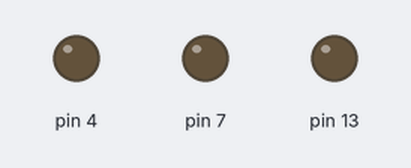
Recording of a sketch running on a simulated Arduino Uno, built with avr-gcc and run on an emulated ATmega328P. On the bench: output pins drawn as LEDs (lit = HIGH).

Above: at 0.3 s.
At 3.05 s:
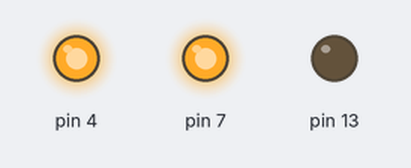
At 6.05 s:
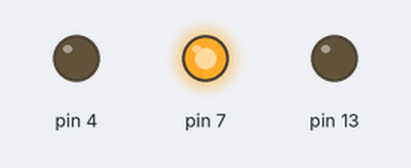
At 11.45 s:
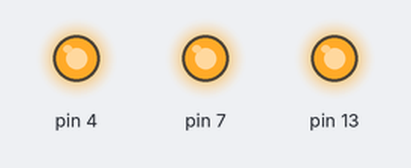
Timing chart, 0 to 11.8 s (numbered marks = the images above):
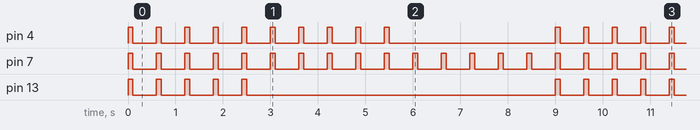

Measured:
- by itself, pin 4: repeats every 9.0 s: 9 × (LOW 0.50 s, HIGH 0.10 s), LOW 3.5 s, HIGH 0.10 s
- by itself, pin 7: alternates HIGH for 0.10 s and LOW for 0.50 s
- by itself, pin 13: repeats every 9.0 s: 4 × (LOW 0.50 s, HIGH 0.10 s), LOW 6.5 s, HIGH 0.10 s

The sketch:

BareMinimum_LED.ino
```cpp
  int ii = 0;

void setup() {
  // put your setup code here, to run once:
  pinMode(13,OUTPUT);
  pinMode(4,OUTPUT);
  pinMode(7,OUTPUT);
}

void loop() {
  // put your main code here, to run repeatedly:

  /*digitalWrite(13,HIGH);
  delay(100);
  digitalWrite(13,LOW);
  delay(500);
  digitalWrite(4,HIGH);
  delay(100);
  digitalWrite(4,LOW);
  delay(500);
  digitalWrite(7,HIGH);
  delay(100);
  digitalWrite(7,LOW);
  delay(500);*/
  /*for(int ii = 0; ii <  5; ii++){
    digitalWrite(13,HIGH);
    delay(100);
    digitalWrite(13,LOW);
    delay(500);
  }
  for(int ii = 0; ii < 10; ii++){
    digitalWrite(4,HIGH);
    delay(100);
    digitalWrite(4,LOW);
    delay(500);
  }
  for(int ii = 0; ii < 15; ii++){
    digitalWrite(7,HIGH);
    delay(100);
    digitalWrite(7,LOW);
    delay(500);
  }*/
  /*for(int ii = 0; ii < 5; ii++){
    digitalWrite(13,HIGH);
    digitalWrite(4,HIGH);
    digitalWrite(7,HIGH);
    delay(100);
    digitalWrite(13,LOW);
    digitalWrite(4,LOW);
    digitalWrite(7,LOW);
    delay(500);
  }
  for(int ii = 0; ii < 5; ii++){
    digitalWrite(4,HIGH);
    digitalWrite(7,HIGH);
    delay(100);
    digitalWrite(4,LOW);
    digitalWrite(7,LOW);
    delay(500);
  }
  for(int ii = 0; ii < 5; ii++){
    digitalWrite(7,HIGH);
    delay(100);
    digitalWrite(7,LOW);
    delay(500);
  }*/
  if(ii < 5){
    digitalWrite(13,HIGH);
    digitalWrite(4,HIGH);
    digitalWrite(7,HIGH);
    delay(100);
    digitalWrite(13,LOW);
    digitalWrite(4,LOW);
    digitalWrite(7,LOW);
    delay(500);
    ii++;
  }
  else if(ii < 10){
    digitalWrite(4,HIGH);
    digitalWrite(7,HIGH);
    delay(100);
    digitalWrite(4,LOW);
    digitalWrite(7,LOW);
    delay(500);
    ii++;
  }
  else {
    digitalWrite(7,HIGH);
    delay(100);
    digitalWrite(7,LOW);
    delay(500);
    ii++;
  }
  if(ii == 15)
    ii = 0;


}
```
